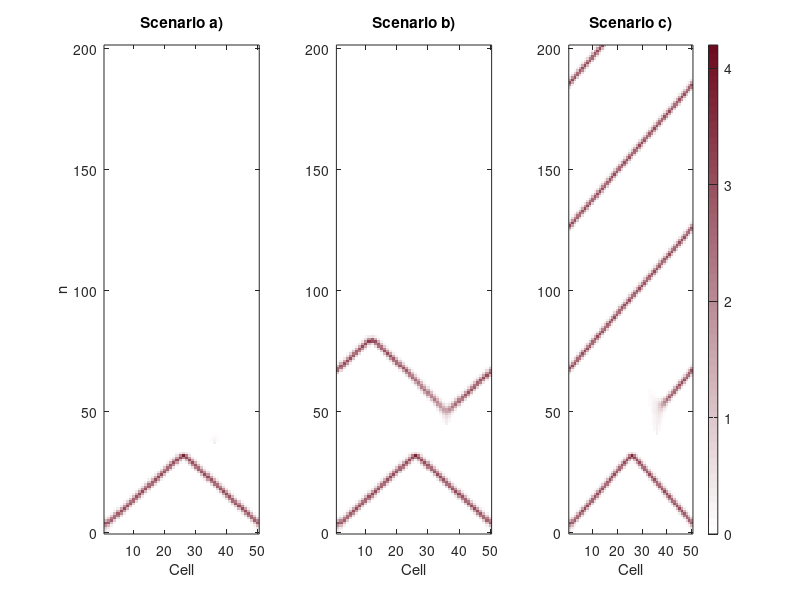

MATLAB code to generate this figure:
% Fig. 2.22: The three scenarios of the ring model seen from above (book, Section 2.5, Eq. 2.34)
% horizontally the cells, vertically the time steps n, color = y1; each oblique track is a traveling wave
% (c) 2026 Philipp Kügler · Program for the book "Dynamical Systems in the Life Sciences" · MIT License (see LICENSE)
a = 0.89; b = 0.6; c = 0.28; k = 0.02; d = 0.4;
f1 = @(y1, y2) y1.^2 .* exp(y2 - y1) + k;

% resting state: compute a single cell for 180 steps starting from (0.2, c/(1 - a))
y1r = 0.2; y2r = c / (1 - a);
for j = 1:180
    y1neu = f1(y1r, y2r); y2r = a * y2r - b * y1r + c; y1r = y1neu;
end
Z = 50; schritte = 201;
rechts = [2:Z 1]; links = [Z 1:Z-1];                 % neighbors on the ring

namen = 'abc'; nstern = [37 45 41];
weissrot = [linspace(1, 0.43, 64)' linspace(1, 0.04, 64)' linspace(1, 0.12, 64)'];
for sp = 1:3
    n_stoer = nstern(sp);
    Y1 = y1r * ones(schritte + 1, Z); Y2 = y2r * ones(schritte + 1, Z);   % row n+1 = time step n
    Y1(1, 1) = 0.3;                                  % cell 1 starts excited
    for n = 0:schritte-1
        F = f1(Y1(n+1, :), Y2(n+1, :));
        Y1(n+2, :) = (1 - d) * F + d / 2 * (F(rechts) + F(links));
        Y2(n+2, :) = a * Y2(n+1, :) - b * Y1(n+1, :) + c;
        if n + 1 == n_stoer
            Y1(n+2, 36) = 0.3;                       % second stimulation of cell 36
        end
    end
    subplot(1, 3, sp);
    imagesc([1 50], [0 201], Y1, [0 4.2]); axis xy; colormap(weissrot);
    title(sprintf('Scenario %s)', namen(sp))); xlabel('Cell');
    if sp == 1, ylabel('n'); end
    t = find(Y1(101:202, 1) > 1)' + 99;              % time steps n >= 100 with excited cell 1
    s = sprintf('%d, ', t(1:min(6, end)));
    fprintf('Scenario %s): time steps with excited cell 1 from n = 100: [%s]\n', namen(sp), s(1:end-2));
end
colorbar;
